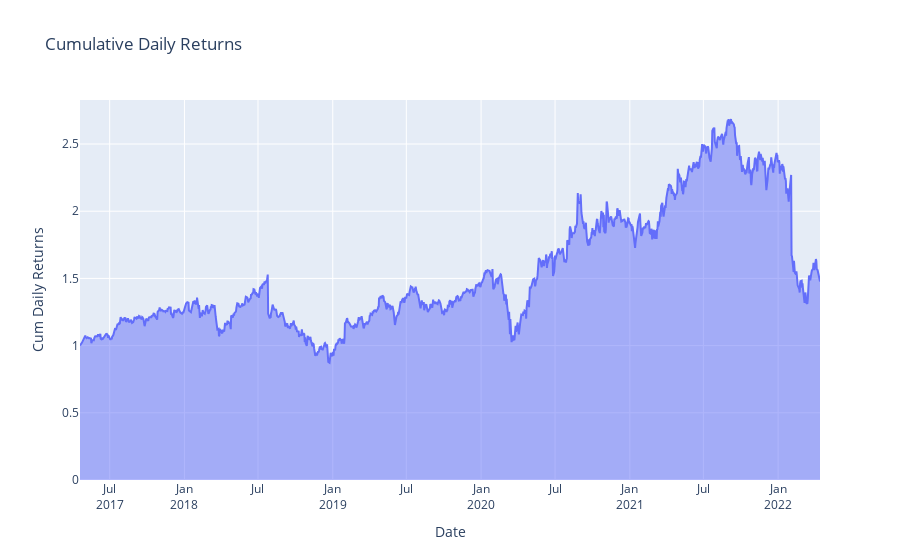

Source (notebook cell):
### Code cell
fig = px.area(cum_daily_return, x=cum_daily_return.index, y=cum_daily_return, title='Cumulative Daily Returns')
fig.update_xaxes(
    title='Date',
    tickformat="%b\n%Y")
fig.update_yaxes(title="Cum Daily Returns")
fig.show()
cum_daily_return.head()

### Figure 1 — Plotly figure (JSON) as saved in the notebook; plotly's stock layout.template omitted (floating-point values rounded to 4 significant figures; data arrays with more than 128 entries replaced by an {"elided": "..."} marker saying what was removed)
{"data": [{"fillpattern": {"shape": ""}, "hovertemplate": "Date=%{x}<br>y=%{y}<extra></extra>", "legendgroup": "", "line": {"color": "#636efa"}, "marker": {"symbol": "circle"}, "mode": "lines", "name": "", "orientation": "v", "showlegend": false, "stackgroup": "1", "type": "scatter", "x": {"elided": "1258 str values"}, "xaxis": "x", "y": {"elided": "1258 float values"}, "yaxis": "y"}], "layout": {"legend": {"tracegroupgap": 0}, "title": {"text": "Cumulative Daily Returns"}, "xaxis": {"anchor": "y", "domain": [0, 1], "tickformat": "%b\n%Y", "title": {"text": "Date"}}, "yaxis": {"anchor": "x", "domain": [0, 1], "title": {"text": "Cum Daily Returns"}}}}
